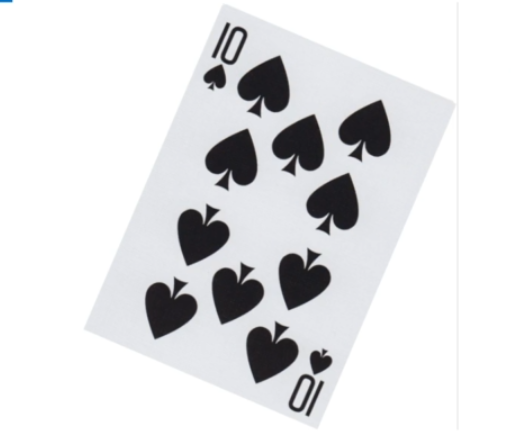
#> input picture DeepLearning/BasicExamples/perspektifCarpitma/src/card.png, 511 x 445 px, found by its file name
$ jupyter execute 'perspektifÇarpıtma.ipynb'
#> lines starting #> are read from the running program, lines starting #| are printed output that depends on the picture
[cell 1]
import cv2
import numpy as np
img = cv2.imread('D:/examples_forDeepLearning/perspektifCarpitma/src/card.png')
#> img is the input picture: shape (445, 511, 3); mean B, G, R 226.5, 225, 224.6

width = 400
height = 500

pts1 = np.float32([[212,1],[1,472],[540,150],[338,617]])
pts2 = np.float32([[0,0],[0,height],[width,0],[width,height]])

matrix = cv2.getPerspectiveTransform(pts1,pts2)

imgOutput = cv2.warpPerspective(img,matrix,(width,height))
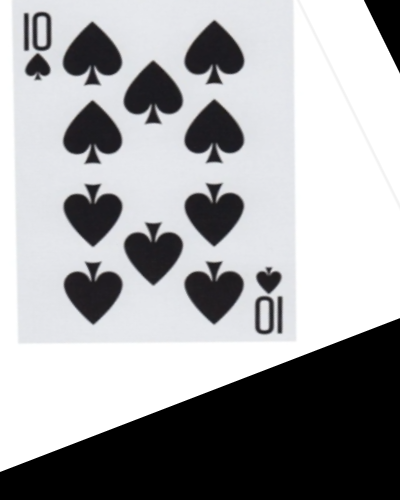
#> imgOutput: shape (500, 400, 3); mean B, G, R 165.1, 163.2, 162.8

cv2.imshow('ori',img)
cv2.imshow('result',imgOutput)
cv2.waitKey(0)
cv2.destroyAllWindows()
